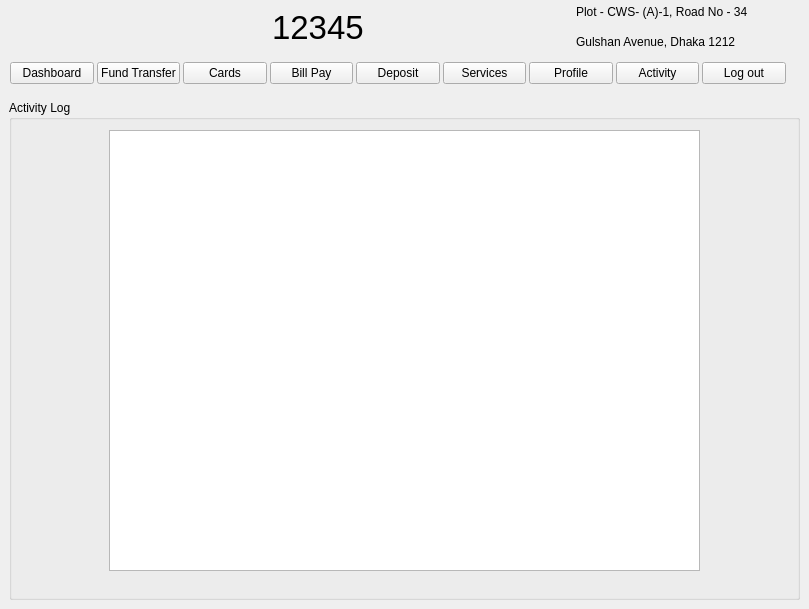
    <widget class="QWidget" name="activity_page">
     <widget class="QGroupBox" name="groupBox_8">
      <property name="geometry">
       <rect>
        <x>9</x>
        <y>100</y>
        <width>791</width>
        <height>500</height>
       </rect>
      </property>
      <property name="title">
       <string>Activity Log</string>
      </property>
      <widget class="QTableView" name="tableView">
       <property name="geometry">
        <rect>
         <x>100</x>
         <y>30</y>
         <width>591</width>
         <height>441</height>
        </rect>
       </property>
      </widget>
     </widget>
     <widget class="QWidget" name="layoutWidget_9">
      <property name="geometry">
       <rect>
        <x>40</x>
        <y>0</y>
        <width>711</width>
        <height>54</height>
       </rect>
      </property>
      <layout class="QGridLayout" name="gridLayout_19">
       <item row="1" column="0">
        <widget class="QLabel" name="login_bank_logo_7">
         <property name="text">
          <string/>
         </property>
         <property name="pixmap">
          <pixmap resource="resources.qrc">:/image/images/logo.jpeg</pixmap>
         </property>
        </widget>
       </item>
       <item row="1" column="4">
        <layout class="QVBoxLayout" name="verticalLayout_4">
         <item>
          <widget class="QLabel" name="login_address_label1_7">
           <property name="text">
            <string>Plot - CWS- (A)-1, Road No - 34 </string>
           </property>
          </widget>
         </item>
         <item>
          <widget class="QLabel" name="login_address_label2_7">
           <property name="text">
            <string>Gulshan Avenue, Dhaka 1212</string>
           </property>
          </widget>
         </item>
        </layout>
       </item>
       <item row="1" column="2">
        <layout class="QHBoxLayout" name="horizontalLayout_19">
         <item>
          <widget class="QLabel" name="login_support_logo_7">
           <property name="text">
            <string/>
           </property>
           <property name="pixmap">
            <pixmap resource="resources.qrc">:/image/images/support_icon.jpeg</pixmap>
           </property>
           <property name="scaledContents">
            <bool>true</bool>
           </property>
          </widget>
         </item>
         <item>
          <widget class="QLabel" name="label_30">
           <property name="font">
            <font>
             <pointsize>25</pointsize>
            </font>
           </property>
           <property name="text">
            <string>12345</string>
           </property>
          </widget>
         </item>
        </layout>
       </item>
       <item row="1" column="1">
        <spacer name="horizontalSpacer_10">
         <property name="orientation">
          <enum>Qt::Horizontal</enum>
         </property>
         <property name="sizeHint" stdset="0">
          <size>
           <width>40</width>
           <height>20</height>
          </size>
         </property>
        </spacer>
       </item>
       <item row="1" column="3">
        <spacer name="horizontalSpacer_11">
         <property name="orientation">
          <enum>Qt::Horizontal</enum>
         </property>
         <property name="sizeHint" stdset="0">
          <size>
           <width>40</width>
           <height>20</height>
          </size>
         </property>
        </spacer>
       </item>
      </layout>
     </widget>
     <widget class="QWidget" name="layoutWidget_2">
      <property name="geometry">
       <rect>
        <x>10</x>
        <y>60</y>
        <width>776</width>
        <height>27</height>
       </rect>
      </property>
      <layout class="QHBoxLayout" name="horizontalLayout_3">
       <property name="spacing">
        <number>3</number>
       </property>
       <property name="sizeConstraint">
        <enum>QLayout::SetMinimumSize</enum>
       </property>
       <item>
        <widget class="QPushButton" name="dashboard_button_2">
         <property name="sizePolicy">
          <sizepolicy hsizetype="Minimum" vsizetype="Fixed">
           <horstretch>0</horstretch>
           <verstretch>0</verstretch>
          </sizepolicy>
         </property>
         <property name="text">
          <string>Dashboard</string>
         </property>
        </widget>
       </item>
       <item>
        <widget class="QPushButton" name="fund_tranfer_button_2">
         <property name="sizePolicy">
          <sizepolicy hsizetype="Minimum" vsizetype="Fixed">
           <horstretch>0</horstretch>
           <verstretch>0</verstretch>
          </sizepolicy>
         </property>
         <property name="text">
          <string>Fund Transfer</string>
         </property>
        </widget>
       </item>
       <item>
        <widget class="QPushButton" name="cards_button_2">
         <property name="sizePolicy">
          <sizepolicy hsizetype="Minimum" vsizetype="Fixed">
           <horstretch>0</horstretch>
           <verstretch>0</verstretch>
          </sizepolicy>
         </property>
         <property name="text">
          <string>Cards</string>
         </property>
        </widget>
       </item>
       <item>
        <widget class="QPushButton" name="bill_pay_button_2">
         <property name="sizePolicy">
          <sizepolicy hsizetype="Minimum" vsizetype="Fixed">
           <horstretch>0</horstretch>
           <verstretch>0</verstretch>
          </sizepolicy>
         </property>
         <property name="text">
          <string>Bill Pay</string>
         </property>
        </widget>
       </item>
       <item>
        <widget class="QPushButton" name="beneficiary_button_2">
         <property name="sizePolicy">
          <sizepolicy hsizetype="Minimum" vsizetype="Fixed">
           <horstretch>0</horstretch>
           <verstretch>0</verstretch>
          </sizepolicy>
         </property>
         <property name="text">
          <string>Deposit</string>
         </property>
        </widget>
       </item>
       <item>
        <widget class="QPushButton" name="services_button_2">
         <property name="sizePolicy">
          <sizepolicy hsizetype="Minimum" vsizetype="Fixed">
           <horstretch>0</horstretch>
           <verstretch>0</verstretch>
          </sizepolicy>
         </property>
         <property name="text">
          <string>Services</string>
         </property>
        </widget>
       </item>
       <item>
        <widget class="QPushButton" name="profile_button_2">
         <property name="sizePolicy">
          <sizepolicy hsizetype="Minimum" vsizetype="Fixed">
           <horstretch>0</horstretch>
           <verstretch>0</verstretch>
          </sizepolicy>
         </property>
         <property name="text">
          <string>Profile</string>
         </property>
        </widget>
       </item>
       <item>
        <widget class="QPushButton" name="activity_button_2">
         <property name="sizePolicy">
          <sizepolicy hsizetype="Minimum" vsizetype="Fixed">
           <horstretch>0</horstretch>
           <verstretch>0</verstretch>
          </sizepolicy>
         </property>
         <property name="text">
          <string>Activity</string>
         </property>
        </widget>
       </item>
       <item>
        <widget class="QPushButton" name="home_schedular_button_2">
         <property name="sizePolicy">
          <sizepolicy hsizetype="Minimum" vsizetype="Fixed">
           <horstretch>0</horstretch>
           <verstretch>0</verstretch>
          </sizepolicy>
         </property>
         <property name="text">
          <string>Log out</string>
         </property>
        </widget>
       </item>
      </layout>
     </widget>
    </widget>
